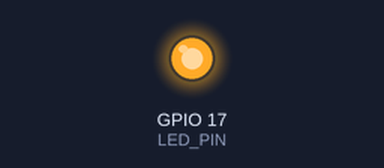
Recording of a program running on a simulated Raspberry Pi (BCM pin numbers). Shown: output pins drawn as LEDs (lit = HIGH). At 2.0 s the program stops and its outputs stay as they are.

Above: at 0.1 s.
At 1.1 s:
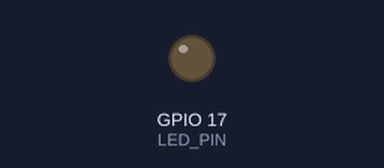
Timing chart, 0 to 2.6 s (numbered marks = the images above):
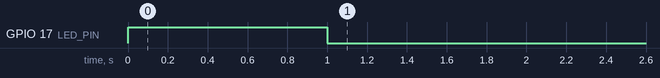

The program:

Blink.py
```python
import RPi.GPIO as GPIO
import time

LED_PIN = 17

GPIO.setmode(GPIO.BCM)

GPIO.setup(LED_PIN, GPIO.OUT)
GPIO.output(LED_PIN, GPIO.HIGH)
time.sleep(1)
GPIO.output(LED_PIN, GPIO.LOW)
time.sleep(1)

GPIO.cleanup()
```

Measured:
- by itself, GPIO 17 (LED_PIN): LOW → HIGH at 0.00 s, → LOW 1.0 s later
